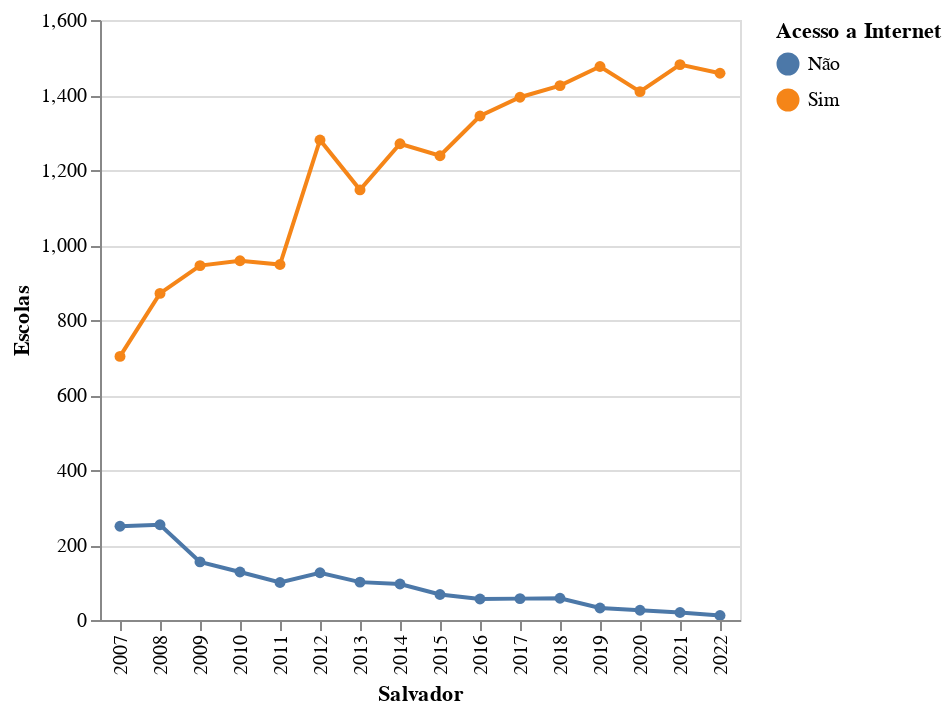

The notebook cell this image was saved under:
### Code cell
filtro = 'Salvador'

estado = analise.loc[analise['NO_MUNICIPIO'] == filtro]

alt.Chart(estado).mark_line(point=True).encode(
    x = alt.X('NU_ANO_CENSO:N', title=filtro),
    y = alt.Y('QTD_ESCOLA', title='Escolas'),
    color = alt.Color('IN_INTERNET', title="Acesso a Internet"),
    tooltip = [alt.Tooltip('NU_ANO_CENSO'),
              alt.Tooltip('QTD_ESCOLA', format=','),
              alt.Tooltip('IN_INTERNET')]
).interactive()

### Figure 1 — Vega-Lite specification as saved in the notebook (floating-point values rounded to 4 significant figures)
{"config": {"view": {"continuousWidth": 400, "continuousHeight": 300}}, "data": {"name": "data-a8f167448a0bcda1ab781438b497d076"}, "mark": {"type": "line", "point": true}, "encoding": {"color": {"field": "IN_INTERNET", "title": "Acesso a Internet", "type": "nominal"}, "tooltip": [{"field": "NU_ANO_CENSO", "type": "quantitative"}, {"field": "QTD_ESCOLA", "format": ",", "type": "quantitative"}, {"field": "IN_INTERNET", "type": "nominal"}], "x": {"field": "NU_ANO_CENSO", "title": "Salvador", "type": "nominal"}, "y": {"field": "QTD_ESCOLA", "title": "Escolas", "type": "quantitative"}}, "selection": {"selector036": {"type": "interval", "bind": "scales", "encodings": ["x", "y"]}}, "$schema": "https://vega.github.io/schema/vega-lite/v4.17.0.json", "datasets": {"data-a8f167448a0bcda1ab781438b497d076": [{"NU_ANO_CENSO": 2007, "IN_INTERNET": "Não", "NO_MUNICIPIO": "Salvador", "QTD_ESCOLA": 250}, {"NU_ANO_CENSO": 2007, "IN_INTERNET": "Sim", "NO_MUNICIPIO": "Salvador", "QTD_ESCOLA": 703}, {"NU_ANO_CENSO": 2008, "IN_INTERNET": "Não", "NO_MUNICIPIO": "Salvador", "QTD_ESCOLA": 254}, {"NU_ANO_CENSO": 2008, "IN_INTERNET": "Sim", "NO_MUNICIPIO": "Salvador", "QTD_ESCOLA": 871}, {"NU_ANO_CENSO": 2009, "IN_INTERNET": "Não", "NO_MUNICIPIO": "Salvador", "QTD_ESCOLA": 155}, {"NU_ANO_CENSO": 2009, "IN_INTERNET": "Sim", "NO_MUNICIPIO": "Salvador", "QTD_ESCOLA": 945}, {"NU_ANO_CENSO": 2010, "IN_INTERNET": "Não", "NO_MUNICIPIO": "Salvador", "QTD_ESCOLA": 128}, {"NU_ANO_CENSO": 2010, "IN_INTERNET": "Sim", "NO_MUNICIPIO": "Salvador", "QTD_ESCOLA": 958}, {"NU_ANO_CENSO": 2011, "IN_INTERNET": "Não", "NO_MUNICIPIO": "Salvador", "QTD_ESCOLA": 100}, {"NU_ANO_CENSO": 2011, "IN_INTERNET": "Sim", "NO_MUNICIPIO": "Salvador", "QTD_ESCOLA": 948}, {"NU_ANO_CENSO": 2012, "IN_INTERNET": "Não", "NO_MUNICIPIO": "Salvador", "QTD_ESCOLA": 126}, {"NU_ANO_CENSO": 2012, "IN_INTERNET": "Sim", "NO_MUNICIPIO": "Salvador", "QTD_ESCOLA": 1280}, {"NU_ANO_CENSO": 2013, "IN_INTERNET": "Não", "NO_MUNICIPIO": "Salvador", "QTD_ESCOLA": 101}, {"NU_ANO_CENSO": 2013, "IN_INTERNET": "Sim", "NO_MUNICIPIO": "Salvador", "QTD_ESCOLA": 1147}, {"NU_ANO_CENSO": 2014, "IN_INTERNET": "Não", "NO_MUNICIPIO": "Salvador", "QTD_ESCOLA": 96}, {"NU_ANO_CENSO": 2014, "IN_INTERNET": "Sim", "NO_MUNICIPIO": "Salvador", "QTD_ESCOLA": 1270}, {"NU_ANO_CENSO": 2015, "IN_INTERNET": "Não", "NO_MUNICIPIO": "Salvador", "QTD_ESCOLA": 68}, {"NU_ANO_CENSO": 2015, "IN_INTERNET": "Sim", "NO_MUNICIPIO": "Salvador", "QTD_ESCOLA": 1238}, {"NU_ANO_CENSO": 2016, "IN_INTERNET": "Não", "NO_MUNICIPIO": "Salvador", "QTD_ESCOLA": 56}, {"NU_ANO_CENSO": 2016, "IN_INTERNET": "Sim", "NO_MUNICIPIO": "Salvador", "QTD_ESCOLA": 1344}, {"NU_ANO_CENSO": 2017, "IN_INTERNET": "Não", "NO_MUNICIPIO": "Salvador", "QTD_ESCOLA": 57}, {"NU_ANO_CENSO": 2017, "IN_INTERNET": "Sim", "NO_MUNICIPIO": "Salvador", "QTD_ESCOLA": 1394}, {"NU_ANO_CENSO": 2018, "IN_INTERNET": "Não", "NO_MUNICIPIO": "Salvador", "QTD_ESCOLA": 58}, {"NU_ANO_CENSO": 2018, "IN_INTERNET": "Sim", "NO_MUNICIPIO": "Salvador", "QTD_ESCOLA": 1425}, {"NU_ANO_CENSO": 2019, "IN_INTERNET": "Não", "NO_MUNICIPIO": "Salvador", "QTD_ESCOLA": 32}, {"NU_ANO_CENSO": 2019, "IN_INTERNET": "Sim", "NO_MUNICIPIO": "Salvador", "QTD_ESCOLA": 1476}, {"NU_ANO_CENSO": 2020, "IN_INTERNET": "Não", "NO_MUNICIPIO": "Salvador", "QTD_ESCOLA": 26}, {"NU_ANO_CENSO": 2020, "IN_INTERNET": "Sim", "NO_MUNICIPIO": "Salvador", "QTD_ESCOLA": 1409}, {"NU_ANO_CENSO": 2021, "IN_INTERNET": "Não", "NO_MUNICIPIO": "Salvador", "QTD_ESCOLA": 20}, {"NU_ANO_CENSO": 2021, "IN_INTERNET": "Sim", "NO_MUNICIPIO": "Salvador", "QTD_ESCOLA": 1481}, {"NU_ANO_CENSO": 2022, "IN_INTERNET": "Não", "NO_MUNICIPIO": "Salvador", "QTD_ESCOLA": 12}, {"NU_ANO_CENSO": 2022, "IN_INTERNET": "Sim", "NO_MUNICIPIO": "Salvador", "QTD_ESCOLA": 1458}]}}
